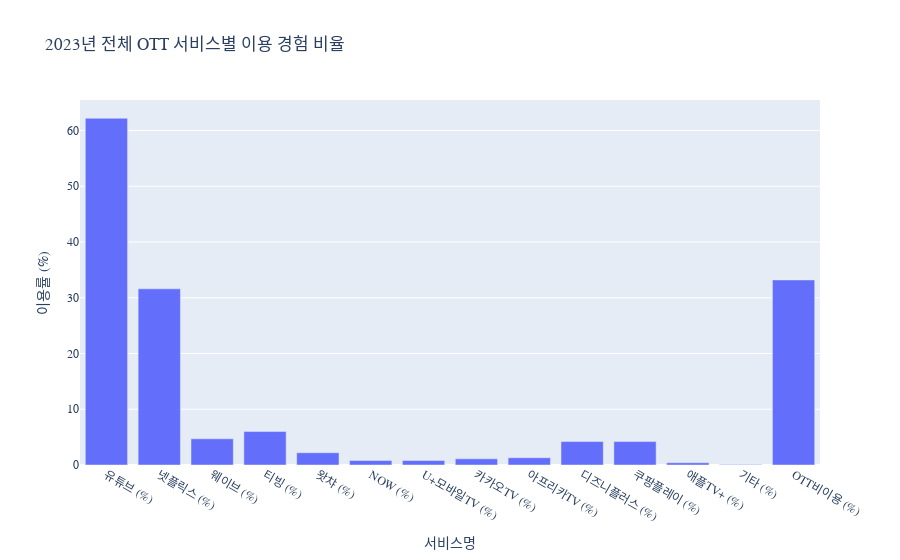

This figure's notebook cell:
### Markdown cell above
## 1. 서비스별 이용 경험 분석

### Code cell
# 1. 데이터에서 첫 번째 행을 헤더로 설정
df = df_service_exp[1:].copy()
df.columns = df_service_exp.iloc[0]

# 2. 전체 행만 추출 (예: 전체 국민 기준)
df_total = df[df['구분별(1)'] == '전체']

# 3. 필요한 열만 선택하여 melt로 long-format 변환
service_columns = df_total.columns[3:]  # '2023.1' ~ '2023.14'까지가 서비스 이용률
df_melted = df_total.melt(id_vars=['구분별(1)', '구분별(2)'], 
                            value_vars=service_columns, 
                            var_name='서비스명', 
                            value_name='이용률')

# 4. 데이터 타입 변환
df_melted['이용률'] = pd.to_numeric(df_melted['이용률'], errors='coerce')

# 5. 시각화
fig = px.bar(df_melted, 
                x='서비스명', 
                y='이용률', 
                title='2023년 전체 OTT 서비스별 이용 경험 비율',
                labels={'이용률': '이용률 (%)'})
fig.update_layout(font=dict(family='Arial, sans-serif'))
fig.show()

### Figure 1 — Plotly figure (JSON) as saved in the notebook; plotly's stock layout.template omitted (floating-point values rounded to 4 significant figures)
{"data": [{"hovertemplate": "서비스명=%{x}<br>이용률 (%)=%{y}<extra></extra>", "legendgroup": "", "marker": {"color": "#636efa", "pattern": {"shape": ""}}, "name": "", "orientation": "v", "showlegend": false, "textposition": "auto", "type": "bar", "x": ["유튜브 (%)", "넷플릭스 (%)", "웨이브 (%)", "티빙 (%)", "왓챠 (%)", "NOW (%)", "U+모바일TV (%)", "카카오TV (%)", "아프리카TV (%)", "디즈니플러스 (%)", "쿠팡플레이 (%)", "애플TV+ (%)", "기타 (%)", "OTT비이용 (%)"], "xaxis": "x", "y": [62.2, 31.6, 4.7, 6.0, 2.2, 0.8, 0.8, 1.1, 1.3, 4.2, 4.2, 0.4, 0.1, 33.2], "yaxis": "y"}], "layout": {"barmode": "relative", "font": {"family": "Arial, sans-serif"}, "legend": {"tracegroupgap": 0}, "title": {"text": "2023년 전체 OTT 서비스별 이용 경험 비율"}, "xaxis": {"anchor": "y", "domain": [0, 1], "title": {"text": "서비스명"}}, "yaxis": {"anchor": "x", "domain": [0, 1], "title": {"text": "이용률 (%)"}}}}
